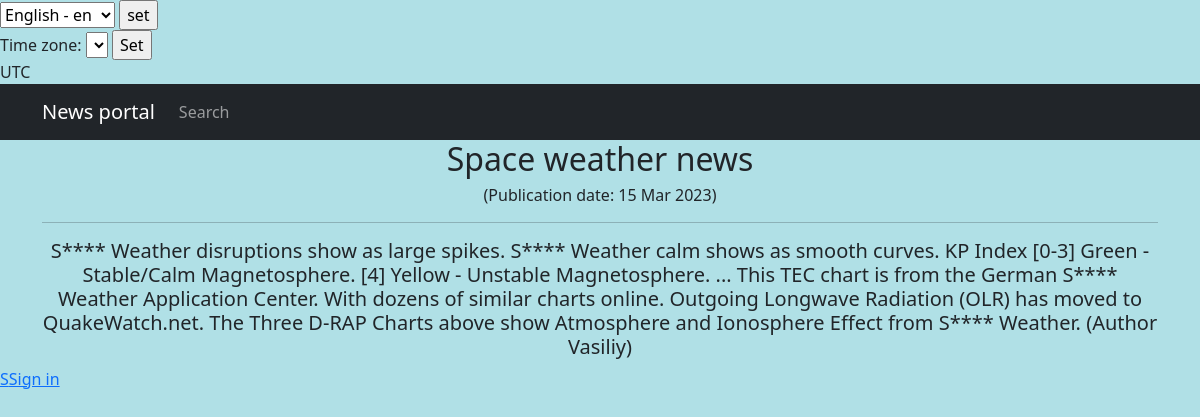
Screenshot of /news/1 with the database file from the repository.
### chitchat/models.py (models this page shows, shortened)
class Post(models.Model):
    news = 'N'
    article = 'A'
    POST_TYPES = [
        (news, gettext_lazy('News')),
        (article, gettext_lazy('Article'))
    ]
    author = models.ForeignKey(
        Author,
        on_delete=models.CASCADE,
        verbose_name=gettext_lazy('Author'),
    )
    post_type = models.CharField(
        max_length=1,
        choices=POST_TYPES,
        default=article,
        verbose_name=gettext_lazy('Post type'),
        help_text=gettext_lazy('Choose a post type'),
    )
    time_creation = models.DateTimeField(auto_now_add=True)
    post_category = models.ManyToManyField(Category, through='PostCategory', verbose_name=gettext_lazy('Category'))
    title = models.CharField(
        max_length=100,
        unique=True,
        verbose_name=gettext_lazy('Heading'),
    )
    text = models.TextField(verbose_name=gettext_lazy('Text'))
    rating = models.IntegerField(default=0, verbose_name=gettext_lazy('Rating'))
    class Meta:
        verbose_name = _('Post')
        verbose_name_plural = _('Posts')

class Author(models.Model):
    authorUser = models.OneToOneField(
        User,
        on_delete=models.CASCADE,
        verbose_name=gettext_lazy('Author'),
    )
    ratingAuthor = models.IntegerField(
        default=0,
        verbose_name=gettext_lazy('Rating'),
    )
    class Meta:  #  Возвращает название категории во множественном или единственном числе в админпанеле
        verbose_name = _('Author')
        verbose_name_plural = _('Authors')

### chitchat/views.py (the view)
# urls.py: path('<int:pk>', PostDetail.as_view(), name='post_detail'),
class PostDetail(DetailView):
    model = Post
    template_name = 'post.html'
    context_object_name = 'post'
    queryset = Post.objects.all()
    def get_object(self, *args, **kwargs):  # переопределяем метод получения объекта, как ни странно
        obj = cache.get(f'post-{self.kwargs["pk"]}', None)
        if not obj:
            obj = super().get_object(queryset=self.queryset)
            cache.set(f'post-{self.kwargs["pk"]}', obj)
        return obj

### chitchat/templatetags/censor_filter.py (called while the page is built)
@register.filter()
def censor(text):
    for word in text.split():
        if word.lower() in RUDE_WORDS:
            text = text.replace(word, f"{word[0]}{'*'*(len(word)-1)}")
    return text

### templates/post.html (shortened to what this page needs)
{% extends 'flatpages/default.html' %}
{% load censor_filter %}
{% load i18n %}
{% block content %}
<h2>{{ post.title }}</h2>
<h6> ({% trans 'Publication date:' %} {{ post.time_creation|date:'d M Y' }}) </h6>
<hr>
<h5>{{ post.text|censor }} ({% trans 'Author' %} {{ post.author.authorUser }})</h5>
{% endblock content %}

### rows the page displays
Post: title "Space weather news", time_creation "15 Mar 2023", text|censor "S**** Weather disruptions show as large spikes. S**** Weather calm shows as smooth curves. KP Index [0-3] Green - Stable/Calm Magnetosphere. [4] Yellow - Unstable Magnetosphere. ... This TEC chart is from the German S**** Weather Application Center. With dozens of similar charts online. Outgoing Longwave Radiation (OLR) has moved to QuakeWatch.net. The Three D-RAP Charts above show Atmosphere and Ionosphere Effect from S**** Weather.", author.authorUser "Vasiliy"

### other values shown
{{ TIME_ZONE }} "UTC"
form field language "English - en"
